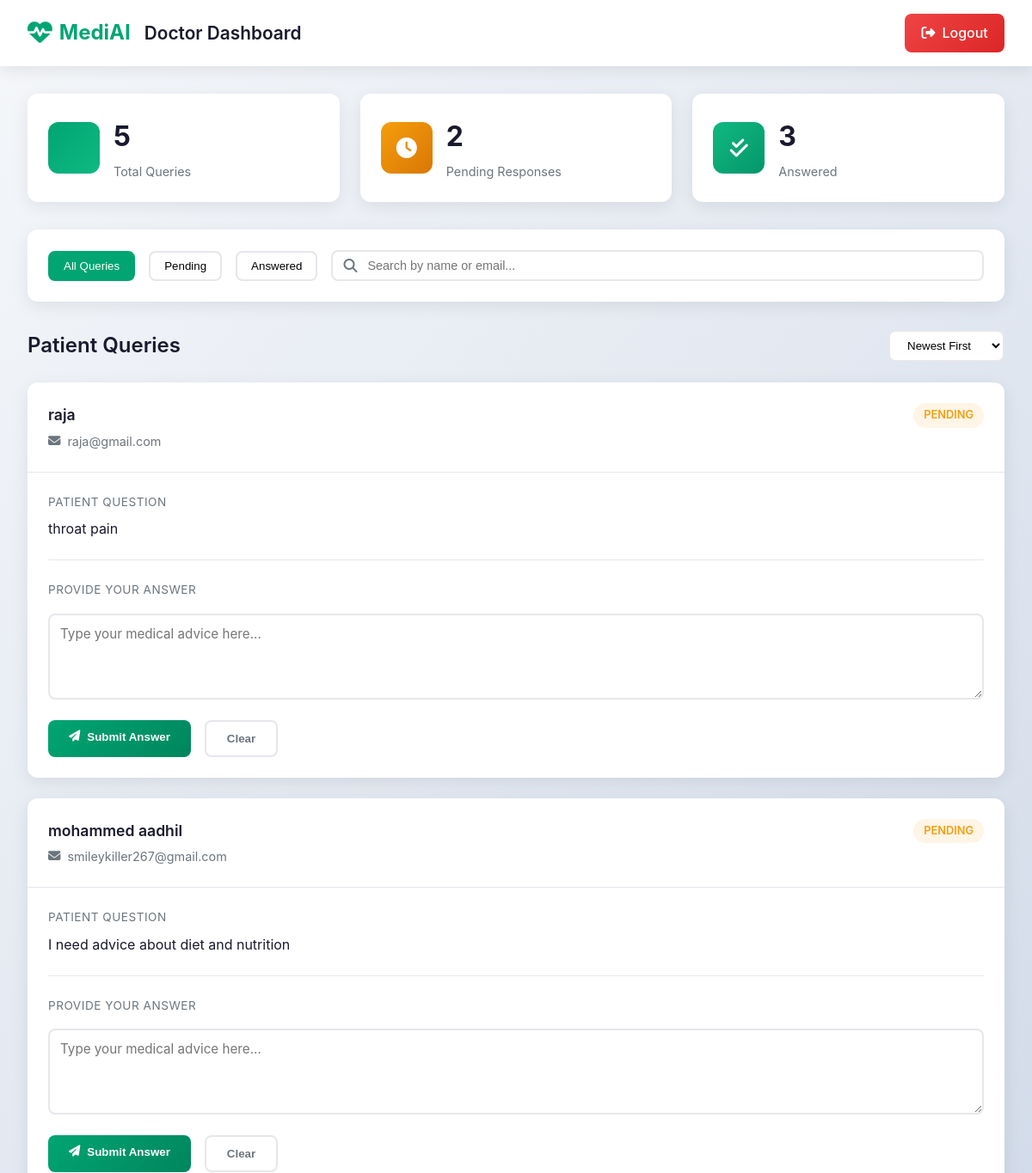
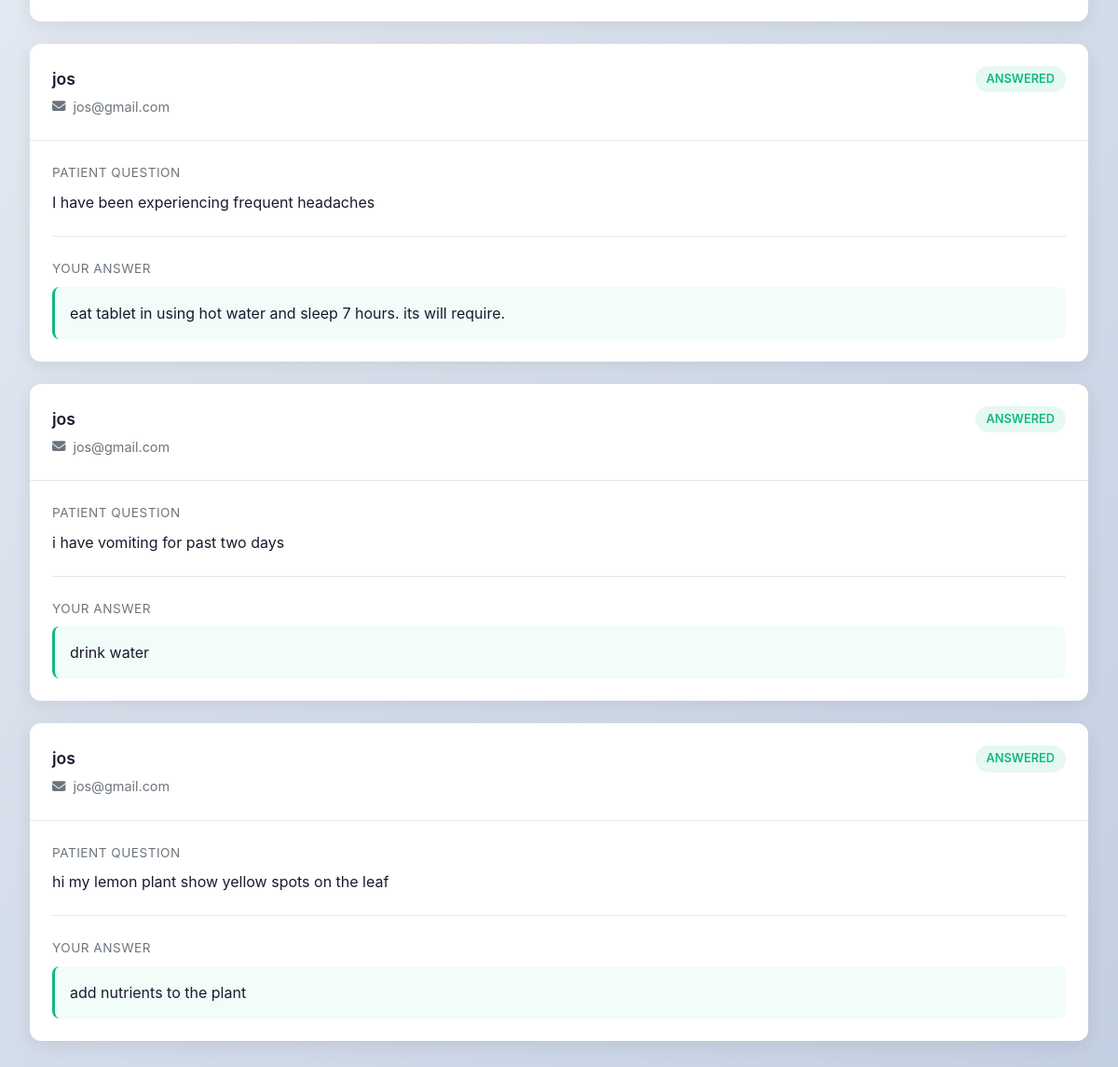
/doctor/dashboard (signed in), run on the app's committed database (2 pictures, top to bottom).
### tables this page shows
CREATE TABLE queries (
            id INTEGER PRIMARY KEY AUTOINCREMENT,
            user_id INTEGER NOT NULL,
            question TEXT NOT NULL,
            answer TEXT,
            status TEXT DEFAULT 'pending',
            created_at TEXT,
            answered_at TEXT,
            FOREIGN KEY (user_id) REFERENCES users(id)
        );

CREATE TABLE users (
            id INTEGER PRIMARY KEY AUTOINCREMENT,
            name TEXT NOT NULL,
            email TEXT UNIQUE NOT NULL,
            password TEXT NOT NULL
        );

### app.py (the view)
@app.route("/doctor/dashboard")
@doctor_login_required
def doctor_dashboard():
    conn = get_db_connection()
    cur = conn.cursor()
    cur.execute(
        """
        SELECT q.id, q.question, q.answer, q.status, q.created_at, q.answered_at,
               u.name as user_name, u.email as user_email
        FROM queries q
        JOIN users u ON q.user_id = u.id
        ORDER BY q.created_at DESC
        """
    )
    queries = cur.fetchall()
    conn.close()
    return render_template("doctor/doctor_dashboard.html", queries=queries)

### app.py (called while the page is built)
def get_db_connection():
    conn = sqlite3.connect(DB_PATH)
    conn.row_factory = sqlite3.Row
    return conn

def doctor_login_required(f):
    @wraps(f)
    def decorated(*args, **kwargs):
        if not session.get("is_doctor"):
            flash("Please login as doctor first.", "warning")
            return redirect(url_for("doctor_login"))
        return f(*args, **kwargs)
    return decorated

### templates/doctor/doctor_dashboard.html (shortened to what this page needs)
<!DOCTYPE html>
<html lang="en">
<head>
    <link rel="stylesheet" href="https://cdnjs.cloudflare.com/ajax/libs/font-awesome/6.4.0/css/all.min.css">
</head>
<body>
    <header>
        <div class="header-container">
            <div class="header-left">
                <a href="#" class="logo">
                    <i class="fas fa-heartbeat"></i>
                    MediAI
                </a>
                <h1 class="dashboard-title">Doctor Dashboard</h1>
            </div>
            <div class="header-right">
                <a href="/logout" class="logout-btn">
                    <i class="fas fa-sign-out-alt"></i>
                    Logout
                </a>
            </div>
        </div>
    </header>
    <div class="container">
        <div class="stats-section">
            <div class="stat-card">
                <div class="stat-icon total">
                </div>
                <div class="stat-content">
                    <h3>{{ queries|length }}</h3>
                    <p>Total Queries</p>
                </div>
            </div>
            <div class="stat-card">
                <div class="stat-icon pending">
                    <i class="fas fa-clock"></i>
                </div>
                <div class="stat-content">
                    <h3>{{ queries|selectattr('status', 'equalto', 'pending')|list|length }}</h3>
                    <p>Pending Responses</p>
                </div>
            </div>
            <div class="stat-card">
                <div class="stat-icon answered">
                    <i class="fas fa-check-double"></i>
                </div>
                <div class="stat-content">
                    <h3>{{ queries|selectattr('status', 'equalto', 'answered')|list|length }}</h3>
                    <p>Answered</p>
                </div>
            </div>
        </div>
        <div class="filters-section">
            <button class="filter-btn active" onclick="filterQueries('all')">All Queries</button>
            <button class="filter-btn" onclick="filterQueries('pending')">Pending</button>
            <button class="filter-btn" onclick="filterQueries('answered')">Answered</button>
            <div class="search-box">
                <i class="fas fa-search"></i>
                <input type="text" placeholder="Search by name or email..." onkeyup="searchQueries(this.value)">
            </div>
        </div>
        {% if queries %}
            <div class="queries-section">
                <div class="section-header">
                    <h2 class="section-title">Patient Queries</h2>
                    <select class="sort-dropdown" onchange="sortQueries(this.value)">
                        <option value="newest">Newest First</option>
                    </select>
                </div>
                <div class="queries-grid" id="queriesContainer">
                    {% for q in queries %}
                        <div class="query-card" data-status="{{ q.status }}" data-name="{{ q.user_name }}" data-email="{{ q.user_email }}">
                            <div class="query-header">
                                <div class="query-info">
                                    <div class="patient-name">{{ q.user_name }}</div>
                                    <div class="patient-email">
                                        <i class="fas fa-envelope"></i>
                                        {{ q.user_email }}
                                    </div>
                                </div>
                                <span class="status-badge {{ q.status }}">{{ q.status }}</span>
                            </div>
                            <div class="query-body">
                                <div class="question-section">
                                    <div class="question-label">Patient Question</div>
                                    <div class="question-text">{{ q.question }}</div>
                                </div>
                                {% if q.status == "answered" %}
                                    <div class="answer-section">
                                        <div class="answer-label">Your Answer</div>
                                        <div class="answer-text">{{ q.answer }}</div>
                                    </div>
                                {% else %}
                                    <div class="answer-section">
                                        <div class="answer-label">Provide Your Answer</div>
                                        <form method="POST" action="/doctor/reply/{{ q.id }}" class="answer-form">
                                            <textarea name="answer" class="answer-textarea" placeholder="Type your medical advice here..." required></textarea>
                                            <div class="form-actions">
                                                <button type="submit" class="btn-submit">
                                                    <i class="fas fa-paper-plane"></i>
                                                    Submit Answer
                                                </button>
                                                <button type="button" class="btn-cancel" onclick="clearForm(this.form)">Clear</button>
                                            </div>
                                        </form>
                                    </div>
                                {% endif %}
                            </div>
                        </div>
                    {% endfor %}
                </div>
            </div>
        {% else %}
            <div class="empty-state">
                <i class="fas fa-inbox"></i>
                <h3>No Queries Available</h3>
                <p>There are no patient queries at the moment. Check back later for new consultations.</p>
            </div>
        {% endif %}
    </div>
</body>
</html>

### data on the page
queries: user_name "raja", user_email "raja@gmail.com", status "PENDING", question "throat pain"
queries: user_name "mohammed aadhil", user_email "smileykiller267@gmail.com", status "PENDING", question "I need advice about diet and nutrition"
queries: user_name "jos", user_email "jos@gmail.com", status "ANSWERED", question "I have been experiencing frequent headaches", answer "eat tablet in using hot water and sleep 7 hours. its will require."
queries: user_name "jos", user_email "jos@gmail.com", status "ANSWERED", question "i have vomiting for past two days", answer "drink water"
queries: user_name "jos", user_email "jos@gmail.com", status "ANSWERED", question "hi my lemon plant show yellow spots on the leaf", answer "add nutrients to the plant"

### other printed values
{{ queries|length }} "5"
{{ queries|selectattr('status', 'equalto', 'pending')|list|length }} "2"
{{ queries|selectattr('status', 'equalto', 'answered')|list|length }} "3"
